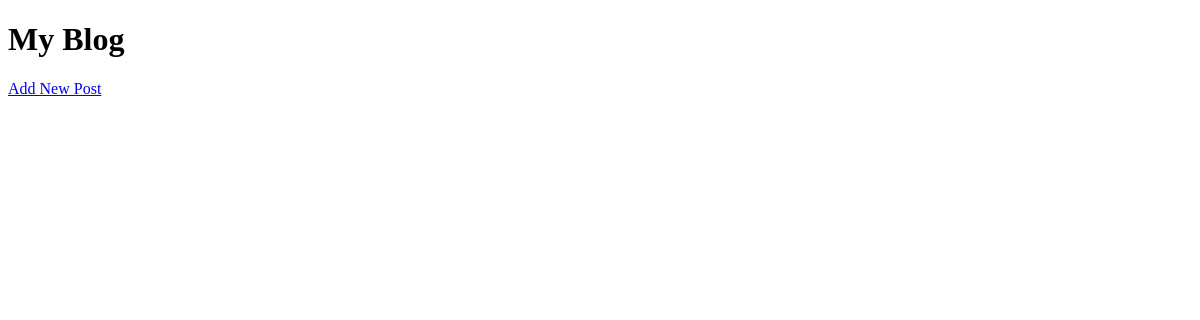
Before: / with the older database file.
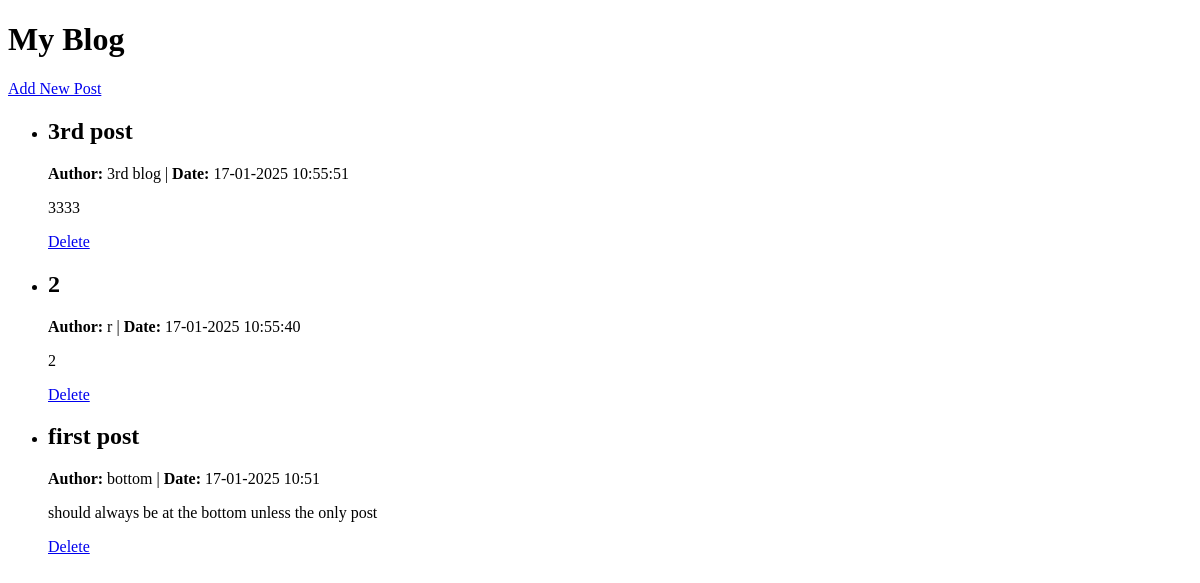
After: the same page with the newer database file.
### tables this page shows
CREATE TABLE blog_posts (
        id INTEGER PRIMARY KEY AUTOINCREMENT,
        title TEXT NOT NULL,
        author TEXT NOT NULL,
        date TEXT NOT NULL,
        content TEXT NOT NULL
    );

### app.py (the view)
@app.route("/")
def index():
    conn = get_db_connection()
    posts = conn.execute("SELECT * FROM blog_posts ORDER BY date DESC").fetchall()
    conn.close()
    return render_template("index.html", posts=posts)

### app.py (called while the page is built)
def get_db_connection():
    conn = sqlite3.connect("blog.db")
    conn.row_factory = sqlite3.Row
    return conn

### templates/index.html (shortened to what this page needs)
<!DOCTYPE html>
<html lang="en">
<head>
</head>
<body>
    <h1>My Blog</h1>
    <a href="/add">Add New Post</a>
    <ul>
        {% for post in posts %}
            <li>
                <h2>{{ post.title }}</h2>
                <p><strong>Author:</strong> {{ post.author }} | <strong>Date:</strong> {{ post.date }}</p>
                <p>{{ post.content }}</p>
                <a href="delete/{{ post.id }}" onclick="return confirm('are you sure you want to delete this post?')">Delete</a>
            </li>
        {% endfor %}
    </ul>
</body>
</html>

Changed rows visible on the page:
added blog_posts: title "3rd post", author "3rd blog", date "17-01-2025 10:55:51", content "3333"
added blog_posts: title "2", author "r", date "17-01-2025 10:55:40", content "2"
added blog_posts: title "first post", author "bottom", date "17-01-2025 10:51", content "should always be at the bottom unless the only post"
